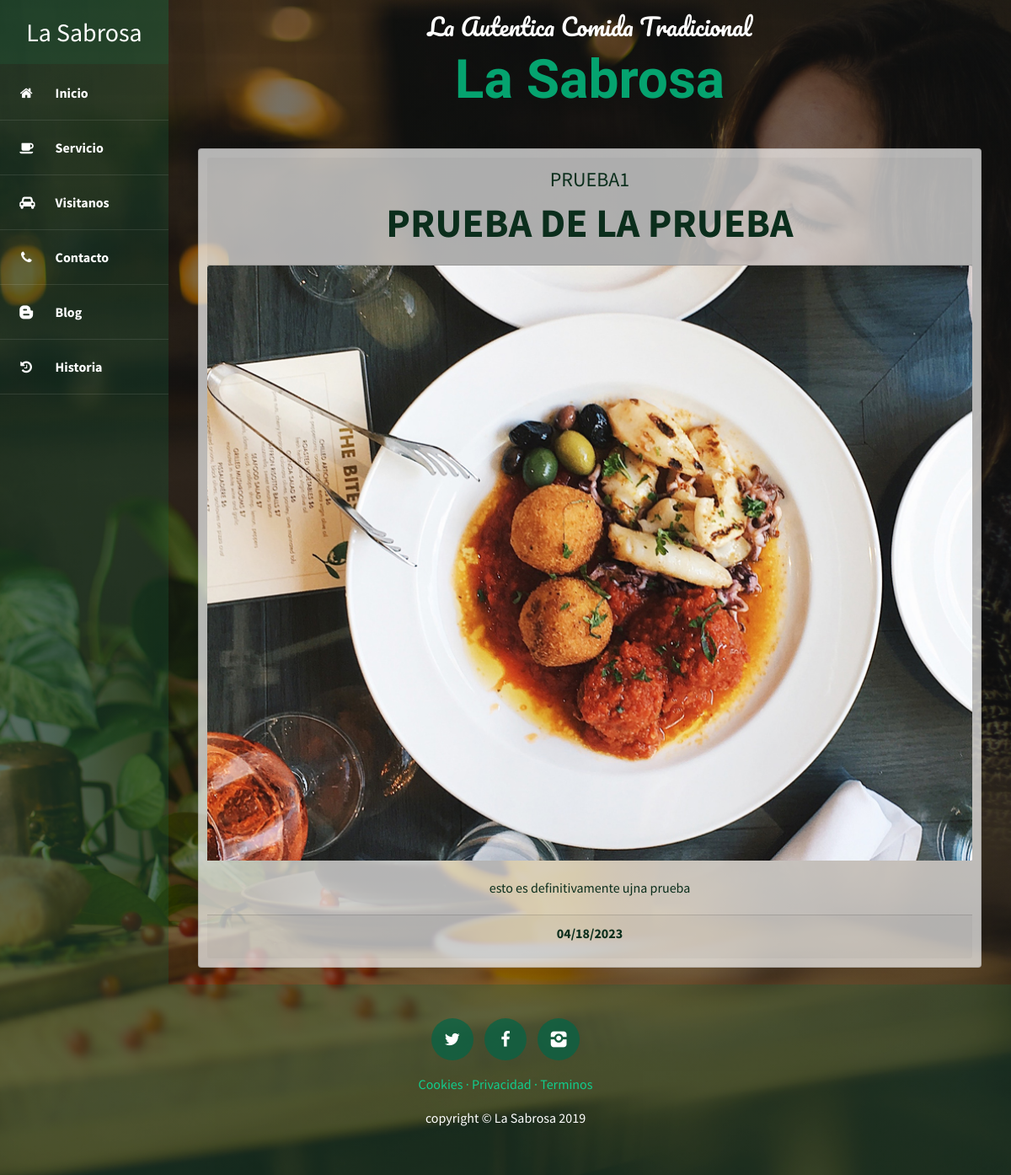
Page /services/ on the committed database.
### services/models.py (models this page shows, shortened)
class Service(models.Model):
    title = models.CharField(max_length=200)
    subtitle = models.CharField(max_length=200)
    content = models.TextField()
    image = models.ImageField(upload_to='services')
    published = models.DateTimeField(default=now)
    created = models.DateTimeField(auto_now_add=True)
    updated = models.DateTimeField(auto_now=True)
    class Meta:
        ordering = ['-created']

### core/models.py (models this page shows, shortened)
class Page(models.Model):
    title = models.CharField(max_length=200, verbose_name="Título")
    content = RichTextField(verbose_name="Contenido")
    created = models.DateTimeField(auto_now_add=True, verbose_name="Fecha de creación")
    updated = models.DateTimeField(auto_now=True, verbose_name="Fecha de edición")

### services/views.py (the view)
# urls.py: path('', views.services, name='services'),
def services(request):
    services = Service.objects.all()
    return render(request, 'services/services.html', {'services': services})

### core/templatetags/pages_extra.py (called while the page is built)
@register.simple_tag
def get_pages():
    pages = Page.objects.all()
    return pages

### services/templates/services/services.html (shortened to what this page needs)
{% extends 'core/base.html' %}
{% load static %}
{% block content %}
{% for service in services %}
	<div class="contenido-service">
		<div class="card text-center">
			<div class="card-header">
				<h4>{{service.title}}</h4>
				<h3>{{service.subtitle}}</h3>
				</div>
					<img src="{% static 'core/img/foond2-img.jpg' %}" class="card-img-top" alt="...">
					<div class="card-body">
					<p class="card-text">{{ service.content }}</p>
					</div>
				<div class="card-footer">
				<h6>{{service.published | date:'SHORT_DATE_FORMAT'}}</h6>
			</div>
		</div>
	</div>
{% endfor %}
{% endblock %}

### core/templates/core/base.html (shortened to what this page needs)
<!DOCTYPE html>
<html lang="es">
<head>
	{% load static %}
	<link rel="stylesheet" href="{% static 'core/css/bootstrap.min.css'%}">
	<link rel="stylesheet" href="{% static 'core/css/fontello.css'%}">
	<link rel="stylesheet" href="{% static 'core/css/styles.css'%}">
</head>
<body>
	<div class="container-fluid">
		<div class="row">
			<div class="barra-lateral col-12 col-sm-auto">
				<div class="logo">
					<h2>La Sabrosa</h2>
				</div>
				<div class="menu d-flex d-sm-block justify-content-center flex-wrap">
					<a href="{% url 'home'%}">
						<i class="icon-home"></i>
						<span>Inicio</span>
					</a>
					<a href="{% url 'services'%}">
						<i class="icon-coffee"></i>
						<span>Servicio</span>
					</a>
					<a href="{% url 'visit'%}">
						<i class="icon-cab"></i>
						<span>Visitanos</span>
					</a>
					<a href="{% url 'contact'%}">
						<i class="icon-phone"></i>
						<span>Contacto</span>
					</a>
					<a href="{% url 'blog'%}">
						<i class="icon-blogger"></i>
						<span>Blog</span>
					</a>
					<a href="{% url 'history'%}">
						<i class="icon-history"></i>
						<span>Historia</span>
					</a>
				</div>
			</div>
			<main class="main col">
				<div class="row marca">
					<div class="titulos col-12">
						<h3>La Autentica Comida Tradicional</h3>
						<h2> La Sabrosa</h2>
					</div>
				</div>
				<div class="row">
					<div class="col-lg-12">
						{% block content %}
                        {% endblock %}
					</div>
				</div>
			</main>
		</div>
	</div>
	<footer class="footer">
		<div class="container">
			<div class="row footer-icon justify-content-center">
				<p class="col-auto">
					<a href="#" class="icono">
						<i class="icon-twitter"></i>
					</a>
					<a href="#" class="icono">
						<i class="icon-facebook"></i>
					</a>
					<a href="#" class="icono">
						<i class="icon-instagram"></i>
					</a>
				</p>
				<p class="col-auto link">
					{% load pages_extra %}
					{% get_pages as pages %}
					{% for page in pages %}
					<a href="{% url 'other' page.id %}" class="link">{{page.title}}</a> {% if not forloop.last %} · {% endif %}
					{% endfor %}
				</p>
				<p class="col-auto copy">copyright &copy; La Sabrosa 2019</p>
			</div>
		</div>
	</footer>
</body>
</html>

### core/static/core/css/styles.css (style rules this page uses)
body { font-family: 'Source Sans Pro', sans-serif; background: linear-gradient(rgba(2, 5, 4, 0.507), rgba(1, 2, 1, 0.466)), url("../img/bg-font.jpg"); background-attachment: fixed; background-position: center; background-size: cover; }
.barra-lateral { background: #1c5c3c50; color: #fff; min-width: 200px; min-height: auto; padding: 0; }
.barra-lateral a { color: #fff; }
.barra-lateral .logo { background: #1c5c3c50; margin-bottom: 2px; }
.barra-lateral .logo h2 { font-size: 30px; font-family: 'Source Sans Pro', sans-serif; padding: 20px 0; text-align: center; font-weight: 400; margin: 0; }
.barra-lateral .menu a { display: block; padding: 20px 0; font-family: 'Source Sans Pro',sans-serif; font-weight: 700; border-bottom: 1px solid rgba(255,255,255,.1); }
.barra-lateral .menu a i { margin-right: 20px; margin-left: 20px; font-weight: normal; }
.marca { text-align: center; margin: 15px; }
.marca .titulos { text-align: center; }
.marca .titulos h3 { font-family: 'Pacifico'; font-weight: 400; color: #fff; }
.marca .titulos h2 { font-family: 'Ranga'; font-weight: 700; color: rgb(5, 163, 111); font-size: 4rem; }
.contenido-service .card { background: rgba(255, 255, 255, 0.685); color: #0b2e1c; margin: 20px; padding: 10px; }
.contenido-service .card-header { color: #0b2e1c; font-family: 'Source Sans Pro',sans-serif; }
.contenido-service .card-header h3 { font-weight: 700; text-transform: uppercase; font-size: 3rem; }
.contenido-service .card-header h4 { font-weight: 400; text-transform: uppercase; }
.contenido-service .card-footer h6 { font-weight: 700; text-transform: uppercase; }
.footer { background: #1c5c3c50; }
.footer-icon { padding: 40px 0; display: block; text-align: center; }
.footer-icon .icono { width: 50px; height: 50px; font-size: 20px; line-height: 50px; color: #fff; text-align: center; background: #066445bd; display: inline-block; margin: 0px 5px; text-decoration: none; border-radius: 50px; }
.footer-icon .link { color: #0ed492f3; text-decoration: none; }
.footer-icon .copy { color: #fff; }

### rows in the picture
Service: title "PRUEBA1", subtitle "PRUEBA DE LA PRUEBA", content "esto es definitivamente ujna prueba", published "04/18/2023"
Page: title "Cookies"
Page: title "Privacidad"
Page: title "Terminos"
